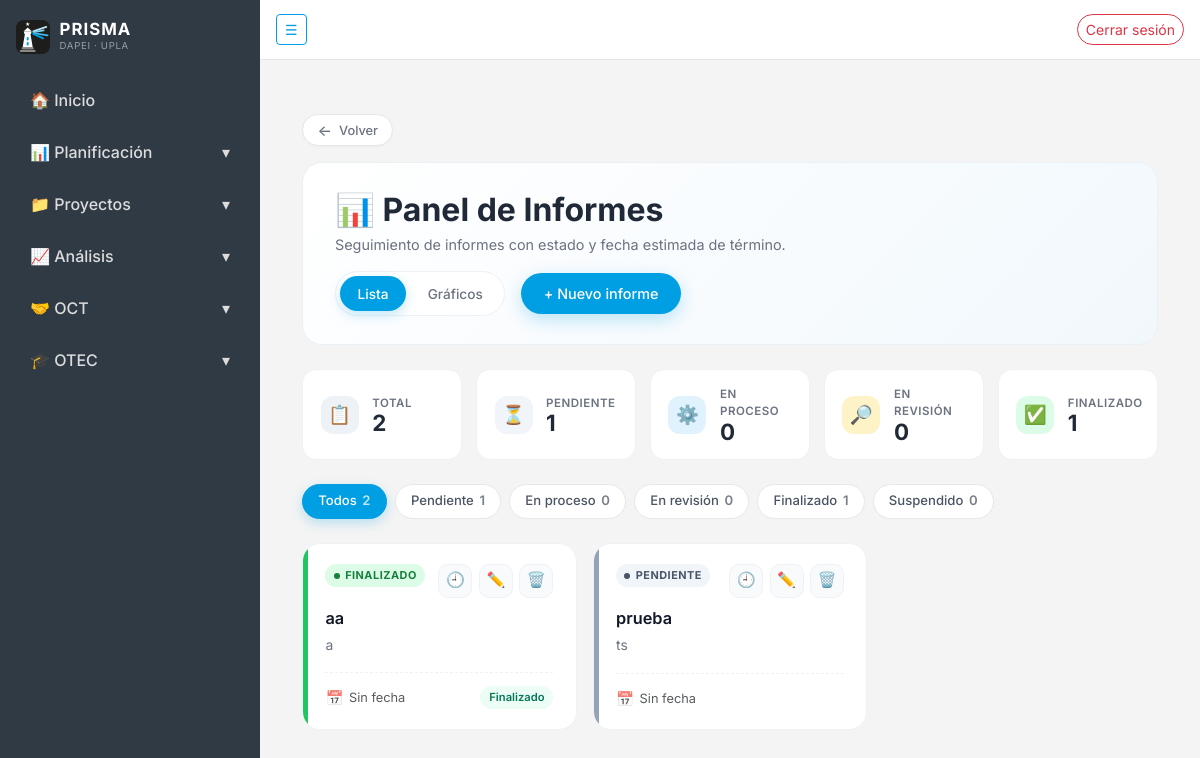
The page /analisis/informes/ (signed in) on the database its author committed.
### analisis/models.py (models this page shows, shortened)
class Informe(models.Model):
    class Estado(models.TextChoices):
        PENDIENTE = "PENDIENTE", "Pendiente"
        EN_PROCESO = "EN_PROCESO", "En proceso"
        EN_REVISION = "EN_REVISION", "En revisión"
        FINALIZADO = "FINALIZADO", "Finalizado"
        SUSPENDIDO = "SUSPENDIDO", "Suspendido"
    nombre = models.CharField(max_length=255)
    descripcion = models.TextField(max_length=1000)
    estado = models.CharField(
        max_length=20,
        choices=Estado.choices,
        default=Estado.PENDIENTE
    )
    fecha_estimada_termino = models.DateField(null=True, blank=True)
    responsable = models.ForeignKey(
        User,
        on_delete=models.SET_NULL,
        related_name="informes",
        null=True,
        blank=True,
    )
    fecha_creacion = models.DateTimeField(auto_now_add=True)
    fecha_actualizacion = models.DateTimeField(auto_now=True)
    class Meta:
        ordering = ["-fecha_creacion"]

### analisis/views.py (the view)
# urls.py: path("informes/", views.panel_informes, name="panel_informes"),
@login_required
def panel_informes(request):
    informes = Informe.objects.all()
    conteo = {e.value: 0 for e in Informe.Estado}
    for fila in informes.values("estado").annotate(n=Count("id")):
        conteo[fila["estado"]] = fila["n"]
    stats = {
        "total": informes.count(),
        "pendiente": conteo.get(Informe.Estado.PENDIENTE, 0),
        "en_proceso": conteo.get(Informe.Estado.EN_PROCESO, 0),
        "en_revision": conteo.get(Informe.Estado.EN_REVISION, 0),
        "finalizado": conteo.get(Informe.Estado.FINALIZADO, 0),
        "suspendido": conteo.get(Informe.Estado.SUSPENDIDO, 0),
    }
    return render(request, "analisis/panel_informes.html", {
        "informes": informes,
        "stats": stats,
        "es_encargado": es_encargado_analisis(request.user),
    })

### analisis/views.py (called while the page is built)
def es_encargado_analisis(user):
    return user.is_authenticated and (
        user.is_superuser or user.groups.filter(name="encargado_analisis").exists()
    )

### analisis/templates/analisis/panel_informes.html (shortened to what this page needs)
{% extends "core/base.html" %}
{% block content %}
<div class="container py-4">
    <a href="{% url 'analisis:home' %}" class="btn-volver mb-3">
        <span class="arrow">←</span> Volver
    </a>
    <div class="panel-hero d-flex justify-content-between align-items-center flex-wrap gap-3">
        <div>
            <h2>📊 Panel de Informes</h2>
            <p>Seguimiento de informes con estado y fecha estimada de término.</p>
        </div>
        <div class="d-flex align-items-center gap-3 flex-wrap">
            <div class="tab-switch">
                <a href="{% url 'analisis:panel_informes' %}" class="active">Lista</a>
                <a href="{% url 'analisis:graficos_informes' %}">Gráficos</a>
            </div>
            <button class="btn-nuevo"
                    hx-get="{% url 'analisis:crear_informe' %}"
                    hx-target="#informe-form-wrapper"
                    hx-swap="innerHTML"
                    data-bs-toggle="modal"
                    data-bs-target="#informeModal"
                    data-modo="crear">
                + Nuevo informe
            </button>
        </div>
    </div>
    {% if informes %}
    <div class="stat-grid">
        <div class="stat-card">
            <div class="stat-dot" style="background:#eef2f6; color:#374151;">📋</div>
            <div>
                <div class="stat-label">Total</div>
                <div class="stat-value">{{ stats.total }}</div>
            </div>
        </div>
        <div class="stat-card">
            <div class="stat-dot" style="background:#f1f5f9; color:#475569;">⏳</div>
            <div>
                <div class="stat-label">Pendiente</div>
                <div class="stat-value">{{ stats.pendiente }}</div>
            </div>
        </div>
        <div class="stat-card">
            <div class="stat-dot" style="background:#e0f2fe; color:#0369a1;">⚙️</div>
            <div>
                <div class="stat-label">En proceso</div>
                <div class="stat-value">{{ stats.en_proceso }}</div>
            </div>
        </div>
        <div class="stat-card">
            <div class="stat-dot" style="background:#fef3c7; color:#b45309;">🔎</div>
            <div>
                <div class="stat-label">En revisión</div>
                <div class="stat-value">{{ stats.en_revision }}</div>
            </div>
        </div>
        <div class="stat-card">
            <div class="stat-dot" style="background:#dcfce7; color:#15803d;">✅</div>
            <div>
                <div class="stat-label">Finalizado</div>
                <div class="stat-value">{{ stats.finalizado }}</div>
            </div>
        </div>
    </div>
    <div class="filter-bar" id="filter-bar">
        <span class="chip active" data-filter="ALL">Todos<span class="count">{{ stats.total }}</span></span>
        <span class="chip" data-filter="PENDIENTE">Pendiente<span class="count">{{ stats.pendiente }}</span></span>
        <span class="chip" data-filter="EN_PROCESO">En proceso<span class="count">{{ stats.en_proceso }}</span></span>
        <span class="chip" data-filter="EN_REVISION">En revisión<span class="count">{{ stats.en_revision }}</span></span>
        <span class="chip" data-filter="FINALIZADO">Finalizado<span class="count">{{ stats.finalizado }}</span></span>
        <span class="chip" data-filter="SUSPENDIDO">Suspendido<span class="count">{{ stats.suspendido }}</span></span>
    </div>
    <div class="row g-3" id="informes-grid">
        {% for informe in informes %}
            <div class="col-md-6 col-lg-4 informe-col" data-estado="{{ informe.estado }}">
                <div class="informe-card estado-{{ informe.estado }}">
                    <div class="card-inner">
                        <div class="d-flex justify-content-between align-items-start">
                            <span class="badge-estado badge-{{ informe.estado }}">
                                {{ informe.get_estado_display }}
                            </span>
                            <div class="card-actions">
                                {% if es_encargado %}
                                <button class="icon-btn"
                                        title="Trazabilidad"
                                        hx-get="{% url 'analisis:trazabilidad_informe' informe.pk %}"
                                        hx-target="#trazabilidad-wrapper"
                                        hx-swap="innerHTML"
                                        data-bs-toggle="modal"
                                        data-bs-target="#trazabilidadModal">
                                    🕘
                                </button>
                                {% endif %}
                                {% if es_encargado or informe.responsable == request.user %}
                                <button class="icon-btn"
                                        title="Editar"
                                        hx-get="{% url 'analisis:editar_informe' informe.pk %}"
                                        hx-target="#informe-form-wrapper"
                                        hx-swap="innerHTML"
                                        data-bs-toggle="modal"
                                        data-bs-target="#informeModal"
                                        data-modo="editar">
                                    ✏️
                                </button>
                                <button class="icon-btn danger"
                                        title="Eliminar"
                                        data-bs-toggle="modal"
                                        data-bs-target="#deleteModal"
                                        data-nombre="{{ informe.nombre|escapejs }}"
                                        data-url="{% url 'analisis:eliminar_informe' informe.pk %}">
                                    🗑️
                                </button>
                                {% endif %}
                            </div>
                        </div>
                        <h5 class="informe-titulo">{{ informe.nombre }}</h5>
                        <p class="informe-desc">{{ informe.descripcion }}</p>
                        <div class="meta-row">
                            <div class="meta-fecha">
                                <span class="icono">📅</span>
                                {% if informe.fecha_estimada_termino %}
                                    {{ informe.fecha_estimada_termino|date:"d M Y" }}
                                {% else %}
                                    <span class="text-muted">Sin fecha</span>
                                {% endif %}
                            </div>
                            {% if informe.fecha_estimada_termino and informe.estado != "FINALIZADO" %}
                                <span class="countdown"
                                      data-fecha="{{ informe.fecha_estimada_termino|date:'Y-m-d' }}">
                                </span>
                            {% elif informe.estado == "FINALIZADO" %}
                                <span class="countdown ok">Finalizado</span>
                            {% endif %}
                        </div>
                    </div>
                </div>
            </div>
        {% endfor %}
    </div>
    {% endif %}
</div>
{% endblock %}

### core/templates/core/base.html (style rules this page uses)
:root { --font-sans: 'Inter', -apple-system, BlinkMacSystemFont, 'Segoe UI', Roboto, sans-serif; --font-mono: 'JetBrains Mono', ui-monospace, 'SFMono-Regular', Menlo, monospace; }
body { overflow-x: hidden; background-color: #f4f4f4; color: #565656; font-family: var(--font-sans); font-feature-settings: 'cv02', 'cv03', 'cv04', 'cv11'; -webkit-font-smoothing: antialiased; -moz-osx-font-smoothing: grayscale; }
.btn-volver { display: inline-flex; align-items: center; gap: .45rem; background: #ffffff; border: 1px solid #e5e7eb; color: #6b7280; border-radius: 999px; padding: .35rem .9rem; font-size: .8rem; font-weight: 500; text-decoration: none; transition: all .15s ease; box-shadow: 0 1px 2px rgba(0,0,0,0.03); }
.btn-volver .arrow { display: inline-block; font-size: .95rem; line-height: 1; transition: transform .15s ease; }

### rows shown on the page
Informe: estado "FINALIZADO", nombre "aa", descripcion "a", shows "Sin fecha", shows "Finalizado"
Informe: estado "PENDIENTE", nombre "prueba", descripcion "ts", shows "Sin fecha"

### other values the page prints
{{ stats.total }} "2"
{{ stats.pendiente }} "1"
{{ stats.en_proceso }} "0"
{{ stats.en_revision }} "0"
{{ stats.finalizado }} "1"
{{ stats.suspendido }} "0"
